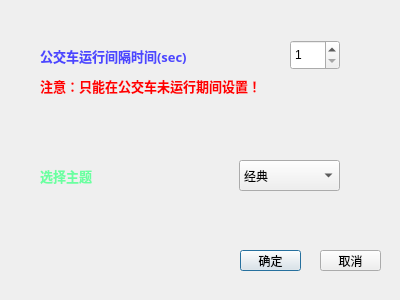
<?xml version="1.0" encoding="UTF-8"?>
<ui version="4.0">
 <class>setting_window</class>
 <widget class="QDialog" name="setting_window">
  <property name="windowModality">
   <enum>Qt::WindowModal</enum>
  </property>
  <property name="geometry">
   <rect>
    <x>0</x>
    <y>0</y>
    <width>400</width>
    <height>300</height>
   </rect>
  </property>
  <property name="minimumSize">
   <size>
    <width>400</width>
    <height>300</height>
   </size>
  </property>
  <property name="maximumSize">
   <size>
    <width>400</width>
    <height>300</height>
   </size>
  </property>
  <property name="windowTitle">
   <string>Setting</string>
  </property>
  <property name="modal">
   <bool>false</bool>
  </property>
  <widget class="QLabel" name="label_background">
   <property name="geometry">
    <rect>
     <x>0</x>
     <y>0</y>
     <width>400</width>
     <height>300</height>
    </rect>
   </property>
   <property name="text">
    <string/>
   </property>
   <property name="scaledContents">
    <bool>true</bool>
   </property>
  </widget>
  <widget class="QSpinBox" name="spinBox">
   <property name="geometry">
    <rect>
     <x>290</x>
     <y>40</y>
     <width>50</width>
     <height>30</height>
    </rect>
   </property>
   <property name="wrapping">
    <bool>false</bool>
   </property>
   <property name="buttonSymbols">
    <enum>QAbstractSpinBox::UpDownArrows</enum>
   </property>
   <property name="suffix">
    <string/>
   </property>
   <property name="prefix">
    <string/>
   </property>
   <property name="minimum">
    <number>1</number>
   </property>
   <property name="maximum">
    <number>10</number>
   </property>
   <property name="value">
    <number>1</number>
   </property>
  </widget>
  <widget class="QLabel" name="label">
   <property name="geometry">
    <rect>
     <x>40</x>
     <y>40</y>
     <width>151</width>
     <height>31</height>
    </rect>
   </property>
   <property name="font">
    <font>
     <family>微软雅黑</family>
     <pointsize>10</pointsize>
     <bold>true</bold>
    </font>
   </property>
   <property name="styleSheet">
    <string notr="true">color: rgb(76, 70, 255);</string>
   </property>
   <property name="text">
    <string>公交车运行间隔时间(sec)</string>
   </property>
  </widget>
  <widget class="QLabel" name="label_2">
   <property name="geometry">
    <rect>
     <x>40</x>
     <y>70</y>
     <width>221</width>
     <height>31</height>
    </rect>
   </property>
   <property name="font">
    <font>
     <family>微软雅黑</family>
     <pointsize>10</pointsize>
     <bold>true</bold>
    </font>
   </property>
   <property name="styleSheet">
    <string notr="true">color: rgb(255, 0, 0);</string>
   </property>
   <property name="text">
    <string>注意：只能在公交车未运行期间设置！</string>
   </property>
  </widget>
  <widget class="QComboBox" name="comboBox">
   <property name="geometry">
    <rect>
     <x>239</x>
     <y>160</y>
     <width>101</width>
     <height>31</height>
    </rect>
   </property>
   <item>
    <property name="text">
     <string>经典</string>
    </property>
   </item>
   <item>
    <property name="text">
     <string>暗色</string>
    </property>
   </item>
   <item>
    <property name="text">
     <string>抹茶奶绿</string>
    </property>
   </item>
   <item>
    <property name="text">
     <string>⑨的夏日</string>
    </property>
   </item>
   <item>
    <property name="text">
     <string>少女粉红</string>
    </property>
   </item>
   <item>
    <property name="text">
     <string>过年好</string>
    </property>
   </item>
   <item>
    <property name="text">
     <string>赛博朋克</string>
    </property>
   </item>
   <item>
    <property name="text">
     <string>高雅艺术</string>
    </property>
   </item>
   <item>
    <property name="text">
     <string>艾尔登法环</string>
    </property>
   </item>
   <item>
    <property name="text">
     <string>原神</string>
    </property>
   </item>
   <item>
    <property name="text">
     <string>原批</string>
    </property>
   </item>
  </widget>
  <widget class="QLabel" name="label_3">
   <property name="geometry">
    <rect>
     <x>40</x>
     <y>160</y>
     <width>71</width>
     <height>31</height>
    </rect>
   </property>
   <property name="font">
    <font>
     <family>微软雅黑</family>
     <pointsize>10</pointsize>
     <bold>true</bold>
    </font>
   </property>
   <property name="styleSheet">
    <string notr="true">color: rgb(106, 255, 161);</string>
   </property>
   <property name="text">
    <string>选择主题</string>
   </property>
  </widget>
  <widget class="QPushButton" name="pushButton_accept">
   <property name="geometry">
    <rect>
     <x>240</x>
     <y>250</y>
     <width>61</width>
     <height>21</height>
    </rect>
   </property>
   <property name="text">
    <string>确定</string>
   </property>
  </widget>
  <widget class="QPushButton" name="pushButton_cancel">
   <property name="geometry">
    <rect>
     <x>320</x>
     <y>250</y>
     <width>61</width>
     <height>21</height>
    </rect>
   </property>
   <property name="text">
    <string>取消</string>
   </property>
  </widget>
 </widget>
 <resources/>
 <connections/>
</ui>
